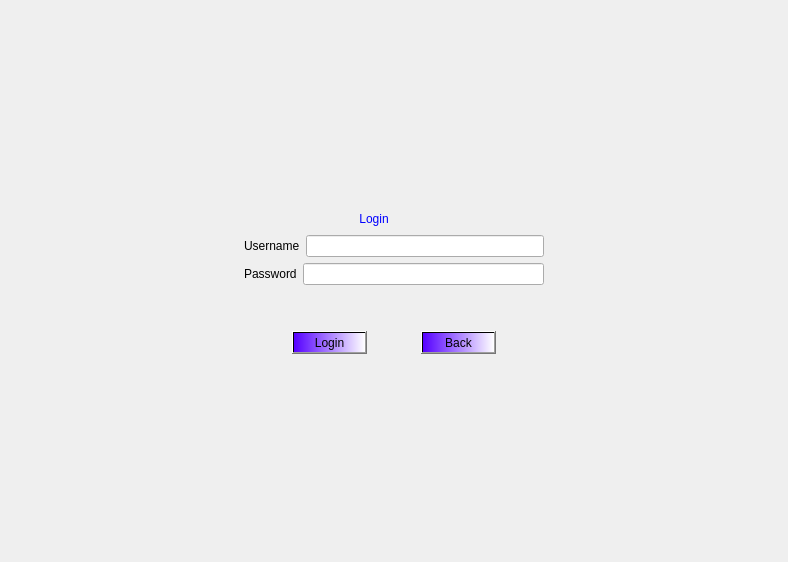
<?xml version="1.0" encoding="UTF-8"?>
<ui version="4.0">
 <class>Admin</class>
 <widget class="QDialog" name="Admin">
  <property name="geometry">
   <rect>
    <x>0</x>
    <y>0</y>
    <width>788</width>
    <height>562</height>
   </rect>
  </property>
  <property name="windowTitle">
   <string>Admin</string>
  </property>
  <layout class="QGridLayout" name="gridLayout">
   <item row="0" column="1">
    <spacer name="verticalSpacer_2">
     <property name="orientation">
      <enum>Qt::Vertical</enum>
     </property>
     <property name="sizeHint" stdset="0">
      <size>
       <width>20</width>
       <height>100</height>
      </size>
     </property>
    </spacer>
   </item>
   <item row="1" column="1" rowspan="2" colspan="2">
    <layout class="QVBoxLayout" name="verticalLayout_7">
     <item>
      <layout class="QHBoxLayout" name="horizontalLayout_3">
       <item>
        <spacer name="horizontalSpacer">
         <property name="orientation">
          <enum>Qt::Horizontal</enum>
         </property>
         <property name="sizeHint" stdset="0">
          <size>
           <width>115</width>
           <height>20</height>
          </size>
         </property>
        </spacer>
       </item>
       <item>
        <widget class="QLabel" name="label_3">
         <property name="styleSheet">
          <string notr="true">font: 14pt &quot;Times New Roman&quot;;</string>
         </property>
         <property name="text">
          <string>&lt;html&gt;&lt;head/&gt;&lt;body&gt;&lt;p align=&quot;center&quot;&gt;&lt;span style=&quot; color:#0000ff;&quot;&gt;Login&lt;/span&gt;&lt;/p&gt;&lt;/body&gt;&lt;/html&gt;</string>
         </property>
        </widget>
       </item>
       <item>
        <spacer name="horizontalSpacer_2">
         <property name="orientation">
          <enum>Qt::Horizontal</enum>
         </property>
         <property name="sizeHint" stdset="0">
          <size>
           <width>155</width>
           <height>20</height>
          </size>
         </property>
        </spacer>
       </item>
      </layout>
     </item>
     <item>
      <layout class="QVBoxLayout" name="verticalLayout_6">
       <item>
        <layout class="QVBoxLayout" name="verticalLayout">
         <item>
          <layout class="QHBoxLayout" name="horizontalLayout">
           <item>
            <widget class="QLabel" name="label">
             <property name="text">
              <string>Username</string>
             </property>
             <property name="buddy">
              <cstring>lineEdit_username</cstring>
             </property>
            </widget>
           </item>
           <item>
            <widget class="QLineEdit" name="lineEdit_username"/>
           </item>
          </layout>
         </item>
         <item>
          <layout class="QHBoxLayout" name="horizontalLayout_2">
           <item>
            <widget class="QLabel" name="label_2">
             <property name="text">
              <string>Password</string>
             </property>
             <property name="buddy">
              <cstring>lineEdit_password</cstring>
             </property>
            </widget>
           </item>
           <item>
            <widget class="QLineEdit" name="lineEdit_password">
             <property name="echoMode">
              <enum>QLineEdit::Password</enum>
             </property>
            </widget>
           </item>
          </layout>
         </item>
        </layout>
       </item>
       <item>
        <spacer name="verticalSpacer_15">
         <property name="orientation">
          <enum>Qt::Vertical</enum>
         </property>
         <property name="sizeHint" stdset="0">
          <size>
           <width>20</width>
           <height>40</height>
          </size>
         </property>
        </spacer>
       </item>
       <item>
        <layout class="QHBoxLayout" name="horizontalLayout_4">
         <item>
          <spacer name="horizontalSpacer_6">
           <property name="orientation">
            <enum>Qt::Horizontal</enum>
           </property>
           <property name="sizeHint" stdset="0">
            <size>
             <width>40</width>
             <height>20</height>
            </size>
           </property>
          </spacer>
         </item>
         <item>
          <widget class="QPushButton" name="pushButton_login">
           <property name="styleSheet">
            <string notr="true">background-color: qlineargradient(spread:pad, x1:0, y1:0, x2:1, y2:0, stop:0 rgba(85, 0, 255, 255), stop:1 rgba(255, 255, 255, 255));
color: rgb(0, 0, 0);
font: 11pt &quot;Times New Roman&quot;;</string>
           </property>
           <property name="text">
            <string>Login</string>
           </property>
          </widget>
         </item>
         <item>
          <spacer name="horizontalSpacer_5">
           <property name="orientation">
            <enum>Qt::Horizontal</enum>
           </property>
           <property name="sizeHint" stdset="0">
            <size>
             <width>40</width>
             <height>20</height>
            </size>
           </property>
          </spacer>
         </item>
         <item>
          <widget class="QPushButton" name="pushButton_back">
           <property name="styleSheet">
            <string notr="true">background-color: qlineargradient(spread:pad, x1:0, y1:0, x2:1, y2:0, stop:0 rgba(85, 0, 255, 255), stop:1 rgba(255, 255, 255, 255));
color: rgb(0, 0, 0);
font: 11pt &quot;Times New Roman&quot;;</string>
           </property>
           <property name="text">
            <string>Back</string>
           </property>
          </widget>
         </item>
         <item>
          <spacer name="horizontalSpacer_7">
           <property name="orientation">
            <enum>Qt::Horizontal</enum>
           </property>
           <property name="sizeHint" stdset="0">
            <size>
             <width>40</width>
             <height>20</height>
            </size>
           </property>
          </spacer>
         </item>
        </layout>
       </item>
      </layout>
     </item>
    </layout>
   </item>
   <item row="1" column="3">
    <spacer name="horizontalSpacer_4">
     <property name="orientation">
      <enum>Qt::Horizontal</enum>
     </property>
     <property name="sizeHint" stdset="0">
      <size>
       <width>114</width>
       <height>20</height>
      </size>
     </property>
    </spacer>
   </item>
   <item row="2" column="0">
    <spacer name="horizontalSpacer_3">
     <property name="orientation">
      <enum>Qt::Horizontal</enum>
     </property>
     <property name="sizeHint" stdset="0">
      <size>
       <width>114</width>
       <height>20</height>
      </size>
     </property>
    </spacer>
   </item>
   <item row="3" column="2">
    <spacer name="verticalSpacer">
     <property name="orientation">
      <enum>Qt::Vertical</enum>
     </property>
     <property name="sizeHint" stdset="0">
      <size>
       <width>20</width>
       <height>100</height>
      </size>
     </property>
    </spacer>
   </item>
  </layout>
  <zorder></zorder>
  <zorder>horizontalSpacer_3</zorder>
  <zorder>verticalSpacer</zorder>
  <zorder>horizontalSpacer_4</zorder>
  <zorder>verticalSpacer_2</zorder>
 </widget>
 <tabstops>
  <tabstop>lineEdit_username</tabstop>
  <tabstop>lineEdit_password</tabstop>
  <tabstop>pushButton_login</tabstop>
  <tabstop>pushButton_back</tabstop>
 </tabstops>
 <resources/>
 <connections/>
</ui>
